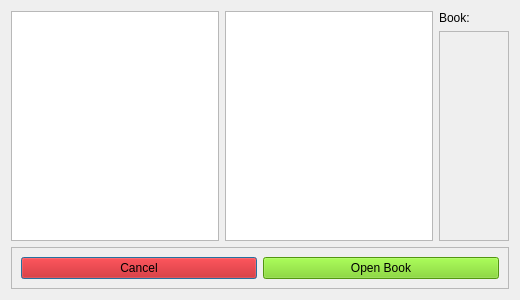
<?xml version="1.0" encoding="UTF-8"?>
<ui version="4.0">
 <class>Dialog</class>
 <widget class="QDialog" name="Dialog">
  <property name="geometry">
   <rect>
    <x>0</x>
    <y>0</y>
    <width>520</width>
    <height>300</height>
   </rect>
  </property>
  <property name="windowTitle">
   <string>Dialog</string>
  </property>
  <layout class="QGridLayout" name="gridLayout">
   <item row="0" column="0" rowspan="2">
    <layout class="QHBoxLayout" name="horizontalLayout" stretch="0,0">
     <property name="sizeConstraint">
      <enum>QLayout::SetNoConstraint</enum>
     </property>
     <property name="leftMargin">
      <number>0</number>
     </property>
     <property name="topMargin">
      <number>0</number>
     </property>
     <property name="rightMargin">
      <number>0</number>
     </property>
     <property name="bottomMargin">
      <number>0</number>
     </property>
     <item>
      <widget class="QListWidget" name="batchesList"/>
     </item>
     <item>
      <widget class="QListWidget" name="booksList">
       <property name="enabled">
        <bool>true</bool>
       </property>
      </widget>
     </item>
    </layout>
   </item>
   <item row="2" column="0" colspan="3">
    <widget class="QFrame" name="frame">
     <property name="frameShape">
      <enum>QFrame::StyledPanel</enum>
     </property>
     <property name="frameShadow">
      <enum>QFrame::Raised</enum>
     </property>
     <layout class="QHBoxLayout" name="horizontalLayout_2">
      <item>
       <widget class="QPushButton" name="buttonCancel">
        <property name="styleSheet">
         <string notr="true">#buttonCancel {
	background-color: rgb(204, 0, 0);
}</string>
        </property>
        <property name="text">
         <string>Cancel</string>
        </property>
       </widget>
      </item>
      <item>
       <widget class="QPushButton" name="buttonOpen">
        <property name="enabled">
         <bool>true</bool>
        </property>
        <property name="palette">
         <palette>
          <active>
           <colorrole role="WindowText">
            <brush brushstyle="SolidPattern">
             <color alpha="255">
              <red>0</red>
              <green>0</green>
              <blue>0</blue>
             </color>
            </brush>
           </colorrole>
           <colorrole role="Button">
            <brush brushstyle="SolidPattern">
             <color alpha="255">
              <red>115</red>
              <green>210</green>
              <blue>22</blue>
             </color>
            </brush>
           </colorrole>
           <colorrole role="Light">
            <brush brushstyle="SolidPattern">
             <color alpha="255">
              <red>170</red>
              <green>255</green>
              <blue>87</blue>
             </color>
            </brush>
           </colorrole>
           <colorrole role="Midlight">
            <brush brushstyle="SolidPattern">
             <color alpha="255">
              <red>142</red>
              <green>232</green>
              <blue>54</blue>
             </color>
            </brush>
           </colorrole>
           <colorrole role="Dark">
            <brush brushstyle="SolidPattern">
             <color alpha="255">
              <red>57</red>
              <green>105</green>
              <blue>11</blue>
             </color>
            </brush>
           </colorrole>
           <colorrole role="Mid">
            <brush brushstyle="SolidPattern">
             <color alpha="255">
              <red>76</red>
              <green>140</green>
              <blue>14</blue>
             </color>
            </brush>
           </colorrole>
           <colorrole role="Text">
            <brush brushstyle="SolidPattern">
             <color alpha="255">
              <red>0</red>
              <green>0</green>
              <blue>0</blue>
             </color>
            </brush>
           </colorrole>
           <colorrole role="BrightText">
            <brush brushstyle="SolidPattern">
             <color alpha="255">
              <red>255</red>
              <green>255</green>
              <blue>255</blue>
             </color>
            </brush>
           </colorrole>
           <colorrole role="ButtonText">
            <brush brushstyle="SolidPattern">
             <color alpha="255">
              <red>0</red>
              <green>0</green>
              <blue>0</blue>
             </color>
            </brush>
           </colorrole>
           <colorrole role="Base">
            <brush brushstyle="SolidPattern">
             <color alpha="255">
              <red>115</red>
              <green>210</green>
              <blue>22</blue>
             </color>
            </brush>
           </colorrole>
           <colorrole role="Window">
            <brush brushstyle="SolidPattern">
             <color alpha="255">
              <red>115</red>
              <green>210</green>
              <blue>22</blue>
             </color>
            </brush>
           </colorrole>
           <colorrole role="Shadow">
            <brush brushstyle="SolidPattern">
             <color alpha="255">
              <red>0</red>
              <green>0</green>
              <blue>0</blue>
             </color>
            </brush>
           </colorrole>
           <colorrole role="AlternateBase">
            <brush brushstyle="SolidPattern">
             <color alpha="255">
              <red>185</red>
              <green>232</green>
              <blue>138</blue>
             </color>
            </brush>
           </colorrole>
           <colorrole role="ToolTipBase">
            <brush brushstyle="SolidPattern">
             <color alpha="255">
              <red>255</red>
              <green>255</green>
              <blue>220</blue>
             </color>
            </brush>
           </colorrole>
           <colorrole role="ToolTipText">
            <brush brushstyle="SolidPattern">
             <color alpha="255">
              <red>0</red>
              <green>0</green>
              <blue>0</blue>
             </color>
            </brush>
           </colorrole>
           <colorrole role="PlaceholderText">
            <brush brushstyle="SolidPattern">
             <color alpha="128">
              <red>0</red>
              <green>0</green>
              <blue>0</blue>
             </color>
            </brush>
           </colorrole>
          </active>
          <inactive>
           <colorrole role="WindowText">
            <brush brushstyle="SolidPattern">
             <color alpha="255">
              <red>0</red>
              <green>0</green>
              <blue>0</blue>
             </color>
            </brush>
           </colorrole>
           <colorrole role="Button">
            <brush brushstyle="SolidPattern">
             <color alpha="255">
              <red>115</red>
              <green>210</green>
              <blue>22</blue>
             </color>
            </brush>
           </colorrole>
           <colorrole role="Light">
            <brush brushstyle="SolidPattern">
             <color alpha="255">
              <red>170</red>
              <green>255</green>
              <blue>87</blue>
             </color>
            </brush>
           </colorrole>
           <colorrole role="Midlight">
            <brush brushstyle="SolidPattern">
             <color alpha="255">
              <red>142</red>
              <green>232</green>
              <blue>54</blue>
             </color>
            </brush>
           </colorrole>
           <colorrole role="Dark">
            <brush brushstyle="SolidPattern">
             <color alpha="255">
              <red>57</red>
              <green>105</green>
              <blue>11</blue>
             </color>
            </brush>
           </colorrole>
           <colorrole role="Mid">
            <brush brushstyle="SolidPattern">
             <color alpha="255">
              <red>76</red>
              <green>140</green>
              <blue>14</blue>
             </color>
            </brush>
           </colorrole>
           <colorrole role="Text">
            <brush brushstyle="SolidPattern">
             <color alpha="255">
              <red>0</red>
              <green>0</green>
              <blue>0</blue>
             </color>
            </brush>
           </colorrole>
           <colorrole role="BrightText">
            <brush brushstyle="SolidPattern">
             <color alpha="255">
              <red>255</red>
              <green>255</green>
              <blue>255</blue>
             </color>
            </brush>
           </colorrole>
           <colorrole role="ButtonText">
            <brush brushstyle="SolidPattern">
             <color alpha="255">
              <red>0</red>
              <green>0</green>
              <blue>0</blue>
             </color>
            </brush>
           </colorrole>
           <colorrole role="Base">
            <brush brushstyle="SolidPattern">
             <color alpha="255">
              <red>115</red>
              <green>210</green>
              <blue>22</blue>
             </color>
            </brush>
           </colorrole>
           <colorrole role="Window">
            <brush brushstyle="SolidPattern">
             <color alpha="255">
              <red>115</red>
              <green>210</green>
              <blue>22</blue>
             </color>
            </brush>
           </colorrole>
           <colorrole role="Shadow">
            <brush brushstyle="SolidPattern">
             <color alpha="255">
              <red>0</red>
              <green>0</green>
              <blue>0</blue>
             </color>
            </brush>
           </colorrole>
           <colorrole role="AlternateBase">
            <brush brushstyle="SolidPattern">
             <color alpha="255">
              <red>185</red>
              <green>232</green>
              <blue>138</blue>
             </color>
            </brush>
           </colorrole>
           <colorrole role="ToolTipBase">
            <brush brushstyle="SolidPattern">
             <color alpha="255">
              <red>255</red>
              <green>255</green>
              <blue>220</blue>
             </color>
            </brush>
           </colorrole>
           <colorrole role="ToolTipText">
            <brush brushstyle="SolidPattern">
             <color alpha="255">
              <red>0</red>
              <green>0</green>
              <blue>0</blue>
             </color>
            </brush>
           </colorrole>
           <colorrole role="PlaceholderText">
            <brush brushstyle="SolidPattern">
             <color alpha="128">
              <red>0</red>
              <green>0</green>
              <blue>0</blue>
             </color>
            </brush>
           </colorrole>
          </inactive>
          <disabled>
           <colorrole role="WindowText">
            <brush brushstyle="SolidPattern">
             <color alpha="255">
              <red>57</red>
              <green>105</green>
              <blue>11</blue>
             </color>
            </brush>
           </colorrole>
           <colorrole role="Button">
            <brush brushstyle="SolidPattern">
             <color alpha="255">
              <red>115</red>
              <green>210</green>
              <blue>22</blue>
             </color>
            </brush>
           </colorrole>
           <colorrole role="Light">
            <brush brushstyle="SolidPattern">
             <color alpha="255">
              <red>170</red>
              <green>255</green>
              <blue>87</blue>
             </color>
            </brush>
           </colorrole>
           <colorrole role="Midlight">
            <brush brushstyle="SolidPattern">
             <color alpha="255">
              <red>142</red>
              <green>232</green>
              <blue>54</blue>
             </color>
            </brush>
           </colorrole>
           <colorrole role="Dark">
            <brush brushstyle="SolidPattern">
             <color alpha="255">
              <red>57</red>
              <green>105</green>
              <blue>11</blue>
             </color>
            </brush>
           </colorrole>
           <colorrole role="Mid">
            <brush brushstyle="SolidPattern">
             <color alpha="255">
              <red>76</red>
              <green>140</green>
              <blue>14</blue>
             </color>
            </brush>
           </colorrole>
           <colorrole role="Text">
            <brush brushstyle="SolidPattern">
             <color alpha="255">
              <red>57</red>
              <green>105</green>
              <blue>11</blue>
             </color>
            </brush>
           </colorrole>
           <colorrole role="BrightText">
            <brush brushstyle="SolidPattern">
             <color alpha="255">
              <red>255</red>
              <green>255</green>
              <blue>255</blue>
             </color>
            </brush>
           </colorrole>
           <colorrole role="ButtonText">
            <brush brushstyle="SolidPattern">
             <color alpha="255">
              <red>57</red>
              <green>105</green>
              <blue>11</blue>
             </color>
            </brush>
           </colorrole>
           <colorrole role="Base">
            <brush brushstyle="SolidPattern">
             <color alpha="255">
              <red>115</red>
              <green>210</green>
              <blue>22</blue>
             </color>
            </brush>
           </colorrole>
           <colorrole role="Window">
            <brush brushstyle="SolidPattern">
             <color alpha="255">
              <red>115</red>
              <green>210</green>
              <blue>22</blue>
             </color>
            </brush>
           </colorrole>
           <colorrole role="Shadow">
            <brush brushstyle="SolidPattern">
             <color alpha="255">
              <red>0</red>
              <green>0</green>
              <blue>0</blue>
             </color>
            </brush>
           </colorrole>
           <colorrole role="AlternateBase">
            <brush brushstyle="SolidPattern">
             <color alpha="255">
              <red>115</red>
              <green>210</green>
              <blue>22</blue>
             </color>
            </brush>
           </colorrole>
           <colorrole role="ToolTipBase">
            <brush brushstyle="SolidPattern">
             <color alpha="255">
              <red>255</red>
              <green>255</green>
              <blue>220</blue>
             </color>
            </brush>
           </colorrole>
           <colorrole role="ToolTipText">
            <brush brushstyle="SolidPattern">
             <color alpha="255">
              <red>0</red>
              <green>0</green>
              <blue>0</blue>
             </color>
            </brush>
           </colorrole>
           <colorrole role="PlaceholderText">
            <brush brushstyle="SolidPattern">
             <color alpha="128">
              <red>0</red>
              <green>0</green>
              <blue>0</blue>
             </color>
            </brush>
           </colorrole>
          </disabled>
         </palette>
        </property>
        <property name="styleSheet">
         <string notr="true">#buttonOpen {
	background-color: rgb(115, 210, 22);
}</string>
        </property>
        <property name="text">
         <string>Open Book</string>
        </property>
       </widget>
      </item>
     </layout>
    </widget>
   </item>
   <item row="1" column="1" colspan="2">
    <widget class="QPlainTextEdit" name="plainTextEdit">
     <property name="enabled">
      <bool>false</bool>
     </property>
     <property name="plainText">
      <string/>
     </property>
    </widget>
   </item>
   <item row="0" column="1">
    <widget class="QLabel" name="label">
     <property name="text">
      <string>Book:</string>
     </property>
    </widget>
   </item>
  </layout>
 </widget>
 <resources/>
 <connections/>
</ui>
